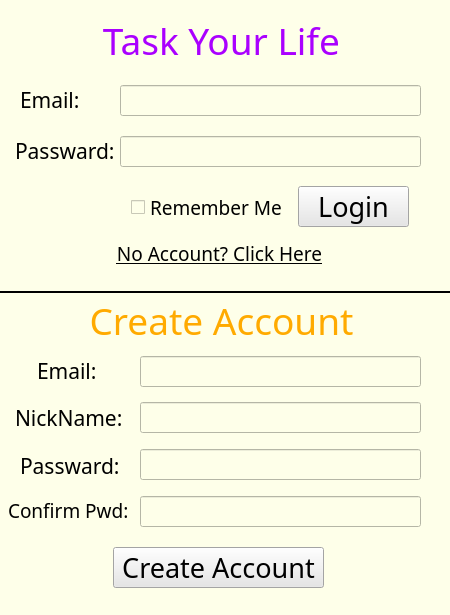
<?xml version="1.0" encoding="UTF-8"?>
<ui version="4.0">
 <class>MainWindow</class>
 <widget class="QMainWindow" name="MainWindow">
  <property name="geometry">
   <rect>
    <x>0</x>
    <y>0</y>
    <width>450</width>
    <height>615</height>
   </rect>
  </property>
  <property name="font">
   <font>
    <family>MV Boli</family>
    <pointsize>12</pointsize>
   </font>
  </property>
  <property name="contextMenuPolicy">
   <enum>Qt::NoContextMenu</enum>
  </property>
  <property name="windowTitle">
   <string>Login</string>
  </property>
  <property name="styleSheet">
   <string notr="true">background-color: rgb(254, 255, 233);</string>
  </property>
  <property name="locale">
   <locale language="English" country="UnitedStates"/>
  </property>
  <property name="iconSize">
   <size>
    <width>24</width>
    <height>24</height>
   </size>
  </property>
  <widget class="QWidget" name="centralwidget">
   <widget class="QLabel" name="label">
    <property name="geometry">
     <rect>
      <x>86</x>
      <y>20</y>
      <width>271</width>
      <height>41</height>
     </rect>
    </property>
    <property name="font">
     <font>
      <family>MV Boli</family>
      <pointsize>28</pointsize>
     </font>
    </property>
    <property name="autoFillBackground">
     <bool>false</bool>
    </property>
    <property name="styleSheet">
     <string notr="true">color: rgb(170, 0, 255);</string>
    </property>
    <property name="text">
     <string>Task Your Life</string>
    </property>
    <property name="alignment">
     <set>Qt::AlignCenter</set>
    </property>
   </widget>
   <widget class="QLabel" name="label_2">
    <property name="geometry">
     <rect>
      <x>20</x>
      <y>89</y>
      <width>71</width>
      <height>21</height>
     </rect>
    </property>
    <property name="font">
     <font>
      <family>MV Boli</family>
      <pointsize>16</pointsize>
     </font>
    </property>
    <property name="text">
     <string>Email:</string>
    </property>
   </widget>
   <widget class="QLineEdit" name="Email">
    <property name="geometry">
     <rect>
      <x>120</x>
      <y>85</y>
      <width>301</width>
      <height>31</height>
     </rect>
    </property>
    <property name="font">
     <font>
      <family>Times New Roman</family>
      <pointsize>16</pointsize>
     </font>
    </property>
    <property name="styleSheet">
     <string notr="true">border-color: rgb(85, 255, 255);</string>
    </property>
   </widget>
   <widget class="QLabel" name="label_3">
    <property name="geometry">
     <rect>
      <x>15</x>
      <y>140</y>
      <width>101</width>
      <height>21</height>
     </rect>
    </property>
    <property name="font">
     <font>
      <family>MV Boli</family>
      <pointsize>16</pointsize>
     </font>
    </property>
    <property name="text">
     <string>Passward:</string>
    </property>
   </widget>
   <widget class="QLineEdit" name="Passward">
    <property name="geometry">
     <rect>
      <x>120</x>
      <y>136</y>
      <width>301</width>
      <height>31</height>
     </rect>
    </property>
    <property name="font">
     <font>
      <family>Times New Roman</family>
      <pointsize>16</pointsize>
     </font>
    </property>
    <property name="styleSheet">
     <string notr="true">border-color: rgb(85, 255, 255);</string>
    </property>
    <property name="inputMask">
     <string/>
    </property>
    <property name="text">
     <string/>
    </property>
    <property name="echoMode">
     <enum>QLineEdit::Password</enum>
    </property>
   </widget>
   <widget class="QPushButton" name="Login">
    <property name="geometry">
     <rect>
      <x>298</x>
      <y>186</y>
      <width>111</width>
      <height>41</height>
     </rect>
    </property>
    <property name="font">
     <font>
      <family>MV Boli</family>
      <pointsize>20</pointsize>
     </font>
    </property>
    <property name="styleSheet">
     <string notr="true">background-color: rgb(230, 230, 230);</string>
    </property>
    <property name="text">
     <string>Login</string>
    </property>
   </widget>
   <widget class="QPushButton" name="CreateAccount">
    <property name="geometry">
     <rect>
      <x>99</x>
      <y>238</y>
      <width>241</width>
      <height>31</height>
     </rect>
    </property>
    <property name="font">
     <font>
      <family>MV Boli</family>
      <pointsize>14</pointsize>
      <underline>true</underline>
     </font>
    </property>
    <property name="cursor">
     <cursorShape>PointingHandCursor</cursorShape>
    </property>
    <property name="text">
     <string>No Account? Click Here</string>
    </property>
    <property name="autoDefault">
     <bool>false</bool>
    </property>
    <property name="default">
     <bool>false</bool>
    </property>
    <property name="flat">
     <bool>true</bool>
    </property>
   </widget>
   <widget class="QLabel" name="label_4">
    <property name="geometry">
     <rect>
      <x>20</x>
      <y>455</y>
      <width>101</width>
      <height>21</height>
     </rect>
    </property>
    <property name="font">
     <font>
      <family>MV Boli</family>
      <pointsize>16</pointsize>
     </font>
    </property>
    <property name="text">
     <string>Passward:</string>
    </property>
   </widget>
   <widget class="QLineEdit" name="Passward_2">
    <property name="geometry">
     <rect>
      <x>140</x>
      <y>449</y>
      <width>281</width>
      <height>31</height>
     </rect>
    </property>
    <property name="font">
     <font>
      <family>Times New Roman</family>
      <pointsize>16</pointsize>
     </font>
    </property>
    <property name="styleSheet">
     <string notr="true">border-color: rgb(85, 255, 255);</string>
    </property>
    <property name="inputMask">
     <string/>
    </property>
    <property name="text">
     <string/>
    </property>
    <property name="echoMode">
     <enum>QLineEdit::Password</enum>
    </property>
   </widget>
   <widget class="QLineEdit" name="Email_2">
    <property name="geometry">
     <rect>
      <x>140</x>
      <y>356</y>
      <width>281</width>
      <height>31</height>
     </rect>
    </property>
    <property name="font">
     <font>
      <family>Times New Roman</family>
      <pointsize>16</pointsize>
     </font>
    </property>
    <property name="styleSheet">
     <string notr="true">border-color: rgb(85, 255, 255);</string>
    </property>
   </widget>
   <widget class="QLabel" name="label_5">
    <property name="geometry">
     <rect>
      <x>86</x>
      <y>300</y>
      <width>271</width>
      <height>41</height>
     </rect>
    </property>
    <property name="font">
     <font>
      <family>MV Boli</family>
      <pointsize>28</pointsize>
     </font>
    </property>
    <property name="autoFillBackground">
     <bool>false</bool>
    </property>
    <property name="styleSheet">
     <string notr="true">color: rgb(255, 170, 0);</string>
    </property>
    <property name="text">
     <string>Create Account</string>
    </property>
    <property name="alignment">
     <set>Qt::AlignCenter</set>
    </property>
   </widget>
   <widget class="QLabel" name="label_6">
    <property name="geometry">
     <rect>
      <x>37</x>
      <y>360</y>
      <width>71</width>
      <height>21</height>
     </rect>
    </property>
    <property name="font">
     <font>
      <family>MV Boli</family>
      <pointsize>16</pointsize>
     </font>
    </property>
    <property name="text">
     <string>Email:</string>
    </property>
   </widget>
   <widget class="Line" name="line">
    <property name="geometry">
     <rect>
      <x>0</x>
      <y>282</y>
      <width>461</width>
      <height>20</height>
     </rect>
    </property>
    <property name="styleSheet">
     <string notr="true">color: rgb(0, 0, 0);</string>
    </property>
    <property name="frameShadow">
     <enum>QFrame::Plain</enum>
    </property>
    <property name="lineWidth">
     <number>2</number>
    </property>
    <property name="midLineWidth">
     <number>4</number>
    </property>
    <property name="orientation">
     <enum>Qt::Horizontal</enum>
    </property>
   </widget>
   <widget class="QPushButton" name="CreateAccountButton">
    <property name="geometry">
     <rect>
      <x>113</x>
      <y>547</y>
      <width>211</width>
      <height>41</height>
     </rect>
    </property>
    <property name="font">
     <font>
      <family>MV Boli</family>
      <pointsize>20</pointsize>
     </font>
    </property>
    <property name="styleSheet">
     <string notr="true">background-color: rgb(230, 230, 230);</string>
    </property>
    <property name="text">
     <string>Create Account</string>
    </property>
   </widget>
   <widget class="QLineEdit" name="Passward_3">
    <property name="geometry">
     <rect>
      <x>140</x>
      <y>496</y>
      <width>281</width>
      <height>31</height>
     </rect>
    </property>
    <property name="font">
     <font>
      <family>Times New Roman</family>
      <pointsize>16</pointsize>
     </font>
    </property>
    <property name="styleSheet">
     <string notr="true">border-color: rgb(85, 255, 255);</string>
    </property>
    <property name="inputMask">
     <string/>
    </property>
    <property name="text">
     <string/>
    </property>
    <property name="echoMode">
     <enum>QLineEdit::Password</enum>
    </property>
   </widget>
   <widget class="QLabel" name="label_7">
    <property name="geometry">
     <rect>
      <x>8</x>
      <y>500</y>
      <width>131</width>
      <height>21</height>
     </rect>
    </property>
    <property name="font">
     <font>
      <family>MV Boli</family>
      <pointsize>14</pointsize>
     </font>
    </property>
    <property name="text">
     <string>Confirm Pwd:</string>
    </property>
   </widget>
   <widget class="QLineEdit" name="NickName">
    <property name="geometry">
     <rect>
      <x>140</x>
      <y>402</y>
      <width>281</width>
      <height>31</height>
     </rect>
    </property>
    <property name="font">
     <font>
      <family>Times New Roman</family>
      <pointsize>16</pointsize>
     </font>
    </property>
    <property name="styleSheet">
     <string notr="true">border-color: rgb(85, 255, 255);</string>
    </property>
   </widget>
   <widget class="QLabel" name="label_8">
    <property name="geometry">
     <rect>
      <x>15</x>
      <y>407</y>
      <width>111</width>
      <height>21</height>
     </rect>
    </property>
    <property name="font">
     <font>
      <family>MV Boli</family>
      <pointsize>16</pointsize>
     </font>
    </property>
    <property name="text">
     <string>NickName:</string>
    </property>
   </widget>
   <widget class="QCheckBox" name="checkBox">
    <property name="geometry">
     <rect>
      <x>131</x>
      <y>199</y>
      <width>151</width>
      <height>16</height>
     </rect>
    </property>
    <property name="font">
     <font>
      <family>MV Boli</family>
      <pointsize>14</pointsize>
     </font>
    </property>
    <property name="text">
     <string>Remember Me</string>
    </property>
   </widget>
  </widget>
 </widget>
 <resources/>
 <connections/>
</ui>
